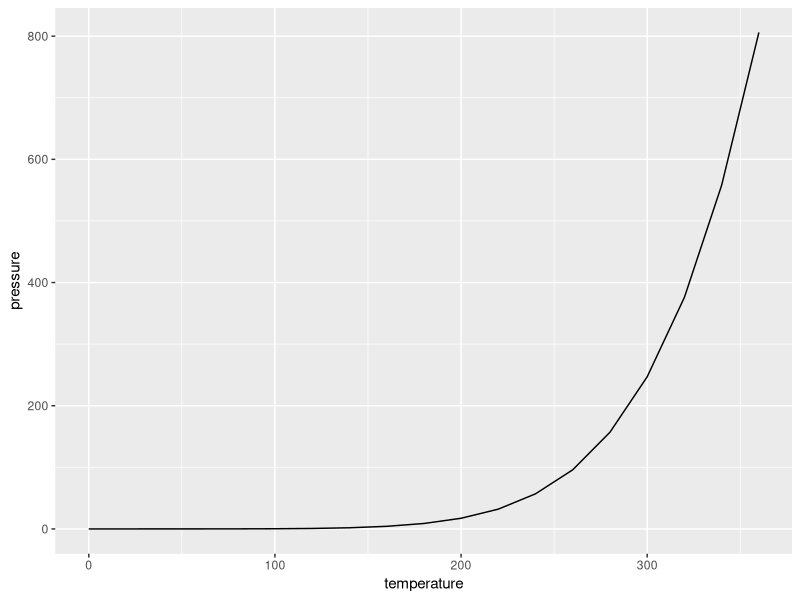
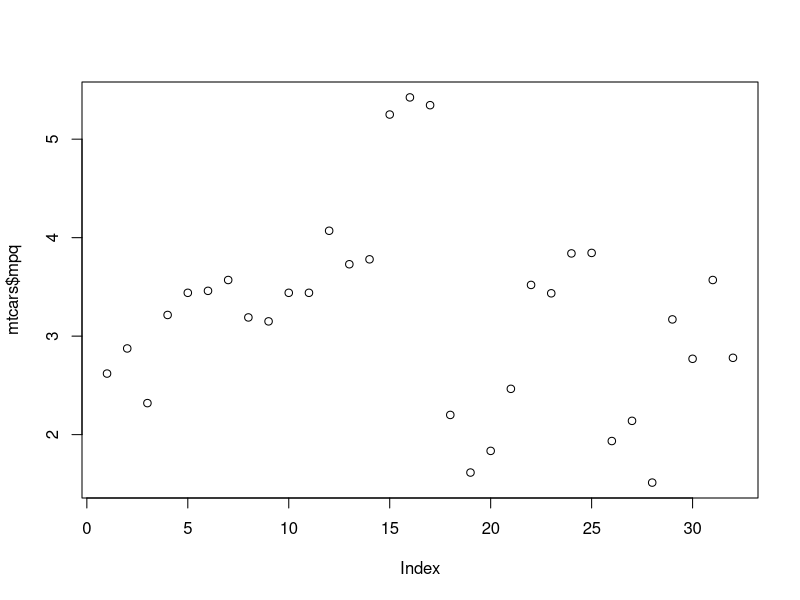
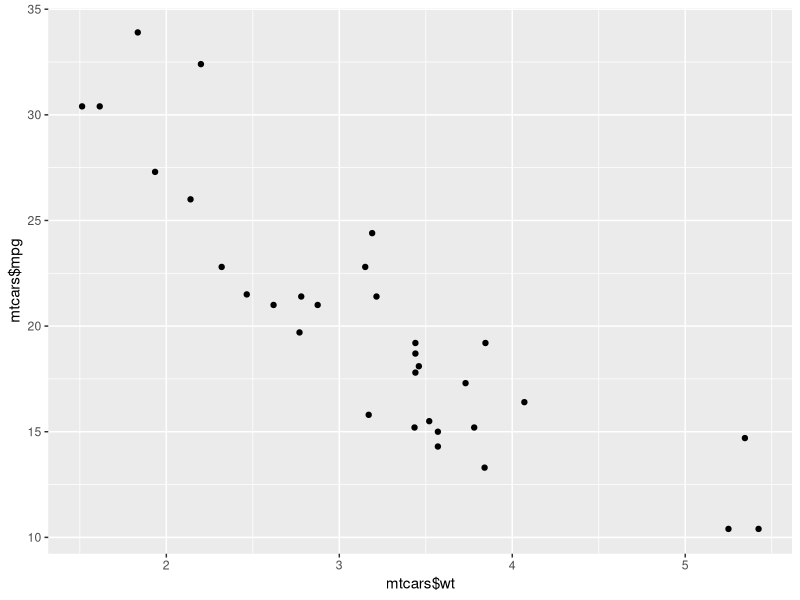
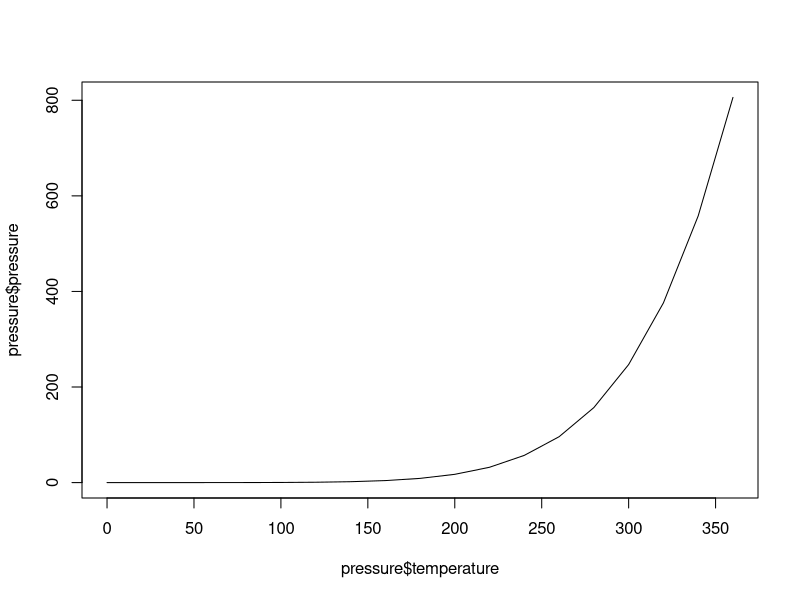
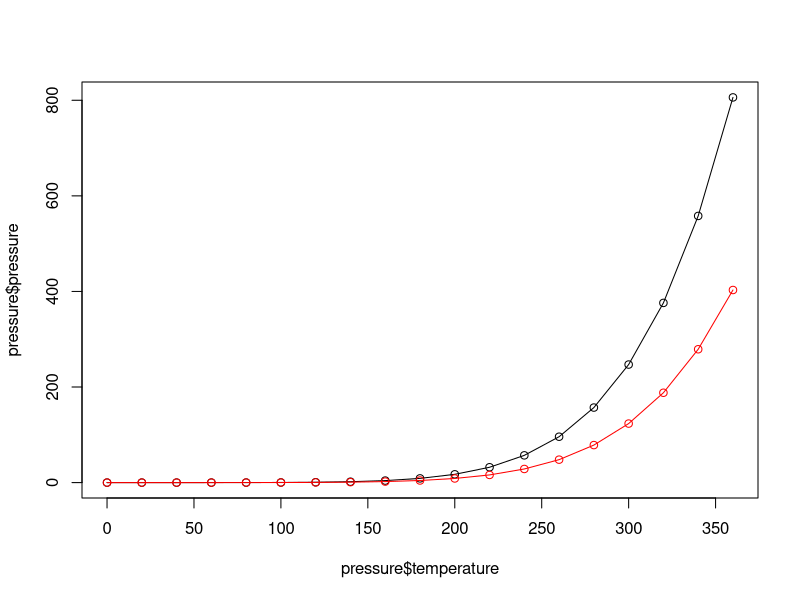
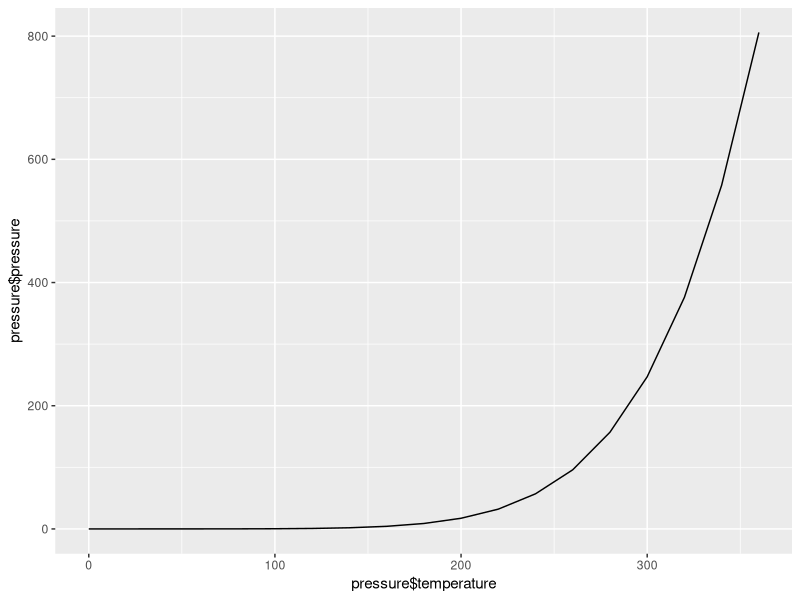

Source code (R) for these figures, in order: (Note: this script raises an error after producing the figures.)
# 不支持中文传送。。。 

# 使用plot()函数绘制散点图(1.1)
png("1.1.png", width=400, height=400)
plot(mtcars$wt, mtcars$mpq)
dev.off()

# 使用qplot()函数绘制散点图(1.2)
library(ggplot2)
png("1.2.png", width=400, height=400)
qplot(mtcars$wt, mtcars$mpg)
dev.off();

# 绘制折线图
# 使用plot()函数绘制折线图时，需要向其传递一个包含x值的向量和一个包含y值的向量，
# 并使用参数 type="l" (是字母l不是数字1)图(2.1)
png("2.1.png", width=400, height=400)
plot(pressure$temperature, pressure$pressure, type="l")
dev.off()

# 先用plot()函数绘制第一条折线，再通过points()函数和lines()函数分别添加数据点和
# 更多折线图(2.2)
png("2.2.png", width=400, height=400)
plot(pressure$temperature, pressure$pressure, type="l")
points(pressure$temperature, pressure$pressure)
# 添加一条线
lines(pressure$temperature, pressure$pressure/2, col="red")
points(pressure$temperature, pressure$pressure/2, col="red")
dev.off()

# ggplot2中，可以用qplot()函数并将参数设置为geom="line"也可获得折线图(2.3)
library(ggplot2)
png("2.3.png", width=400, height=400)
qplot(pressure$temperature, pressure$pressure, geom="line")
dev.off()

# 为图2.3添加数据点图(2.4) 若两个参数向量包含在同一个数据框中，则可以使用下
# 面语句
qplot(temperature, pressure, data=pressure, geom="line")
# 或
qplot(pressure, aes(x=temperature, y=pressure))+geom_line()

# 添加数据点
png("2.4.png", width=400, height=400)
qplot(temperature, pressure, data=pressure, geom=c("line", "point"))
dev.off()
# 或
qplot(pressure, aes(x=temperature, y=pressure)) +geom_line() + geom_point()
